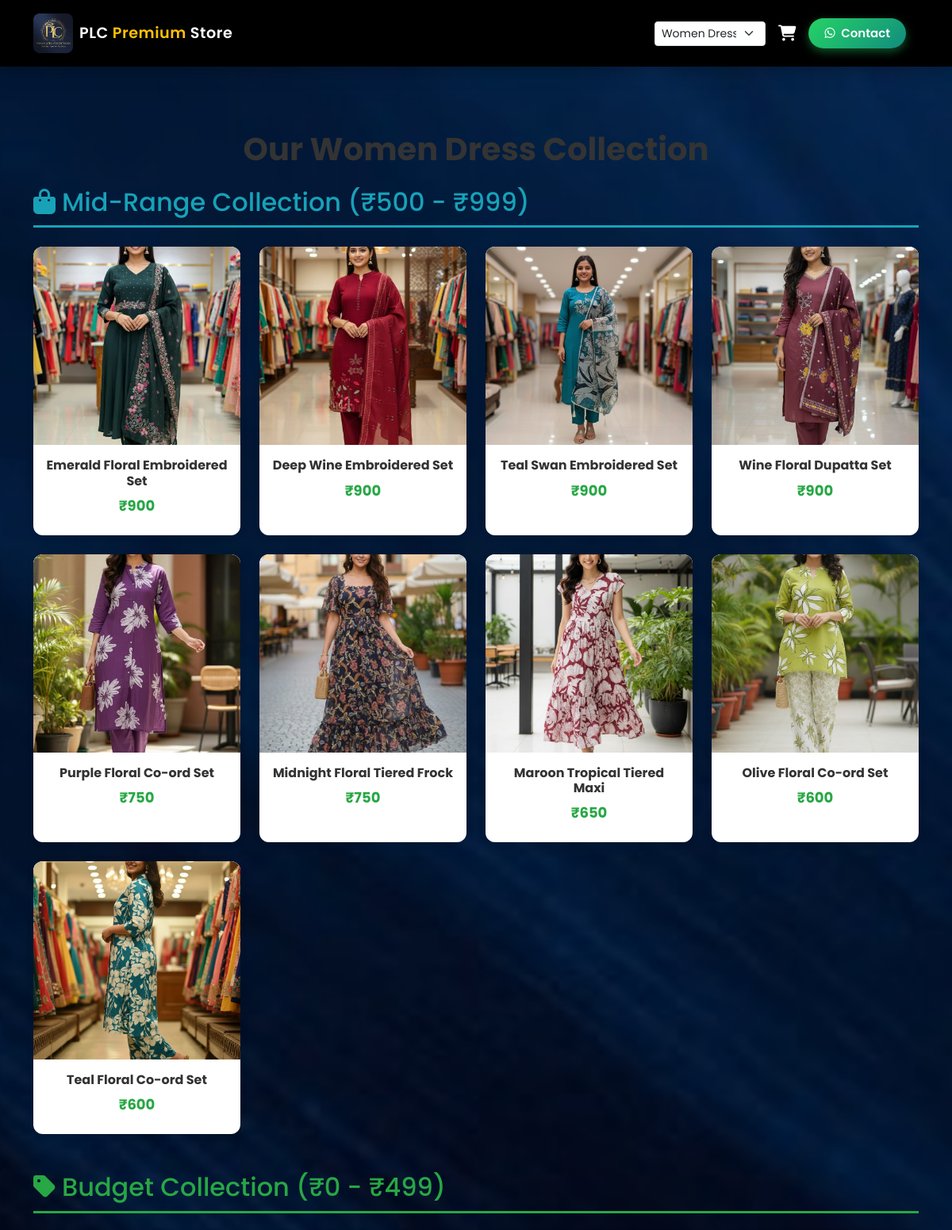
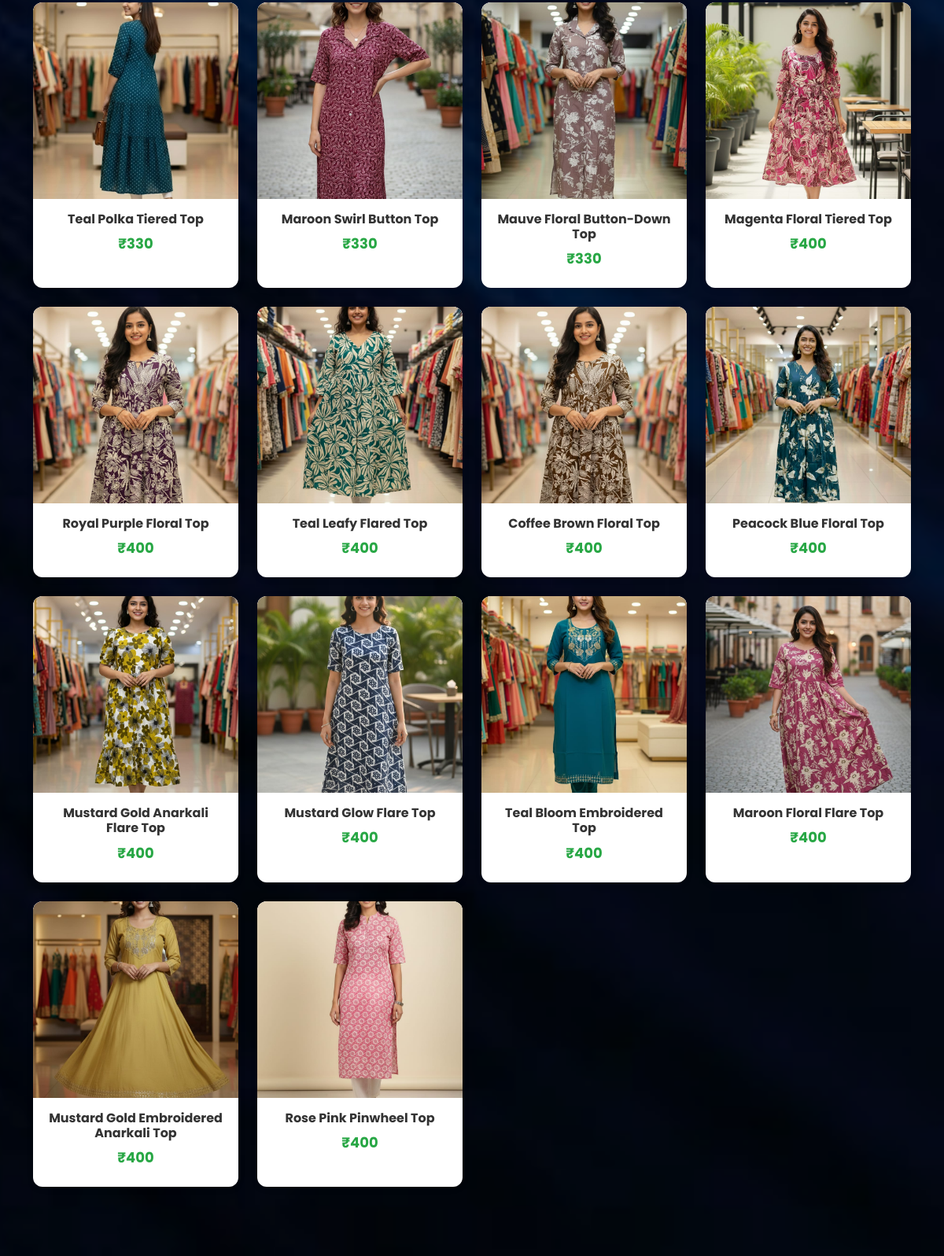
The page / on the database its author committed (2 pictures, top to bottom).
### core/models.py (models this page shows, shortened)
class BaseProduct(models.Model):
    name = models.CharField(max_length=100, default="Product")
    price = models.IntegerField()
    description = models.TextField()
    sizes = models.ManyToManyField(
        Size,
        blank=True,
        related_name="%(class)s_sizes"
    )
    created_at = models.DateTimeField(auto_now_add=True)
    class Meta:
        abstract = True

class Dress(BaseProduct):
    class Meta:
        verbose_name = "Women Dress"
        verbose_name_plural = "Women Dresses"

class DressImage(models.Model):
    dress = models.ForeignKey(
        Dress,
        related_name="images",
        on_delete=models.CASCADE
    )
    image = models.ImageField(upload_to="products/")

### core/views.py (the view)
# urls.py: path('', home, name='home')
def home(request):
    category = request.GET.get('category', 'women')
    if category == 'women':
        products = Dress.objects.prefetch_related("images", "sizes").order_by("-created_at")
    elif category == 'men':
        products = MenProduct.objects.prefetch_related("sizes").order_by("-created_at")
    elif category == 'handmade':
        products = HandmadeItem.objects.prefetch_related("sizes").order_by("-created_at")
    else:
        products = Dress.objects.prefetch_related("images", "sizes").order_by("-created_at")
        category = 'women'
    price_categories = {
        'budget': [],
        'mid_range': [],
        'premium': [],
        'luxury': []
    }
    for product in products:
        if product.price < 500:
            price_categories['budget'].append(product)
        elif product.price < 1000:
            price_categories['mid_range'].append(product)
        elif product.price < 2000:
            price_categories['premium'].append(product)
        else:
            price_categories['luxury'].append(product)
    context = {
        "products": products,  # ✅ Changed from "dresses"
        "price_categories": price_categories,
        "selected_category": category,  # ✅ For dynamic titles & selector
        "categories": [  # ✅ For navbar dropdown
            ("women", "Women Dresses"),
            ("men", "Men Collection"),
            ("handmade", "Hand Made Items")
        ]
    }
    return render(request, "core/home.html", context)

### core/templates/core/home.html (shortened to what this page needs)
{% extends 'core/base.html' %}
{% load static %}
{% block content %}
<div class="home-bg">
    <div class="container mt-5">
        <h1 class="mb-4 text-center" style="font-weight: bold; color: #333;">
            {% if selected_category == 'women' %}
                Our Women Dress Collection
            {% elif selected_category == 'men' %}
                Our Men Collection
            {% elif selected_category == 'handmade' %}
                Our Handmade Collection
            {% else %}
                Our Premium Collection
            {% endif %}
        </h1>
        {% if price_categories.mid_range %}
        <div class="mb-5">
            <h2 class="mb-4" style="color: #17a2b8; border-bottom: 3px solid #17a2b8; padding-bottom: 10px;">
                <i class="fas fa-shopping-bag me-2"></i>Mid-Range Collection (₹500 - ₹999)
            </h2>
            <div class="row g-4">
                {% for product in price_categories.mid_range %}
                    {% include 'core/product_card.html' %}
                {% endfor %}
            </div>
        </div>
        {% endif %}
        {% if price_categories.budget %}
        <div class="mb-5">
            <h2 class="mb-4" style="color: #28a745; border-bottom: 3px solid #28a745; padding-bottom: 10px;">
                <i class="fas fa-tag me-2"></i>Budget Collection (₹0 - ₹499)
            </h2>
            <div class="row g-4">
                {% for product in price_categories.budget %}
                    {% include 'core/product_card.html' %}
                {% endfor %}
            </div>
        </div>
        {% endif %}
    </div>
</div>
{% endblock %}

### core/templates/core/base.html (shortened to what this page needs)
{% load static %}
<!DOCTYPE html>
<html lang="en">
<head>
    <link href="https://cdn.jsdelivr.net/npm/bootstrap@5.3.2/dist/css/bootstrap.min.css" rel="stylesheet">
    <link href="https://cdnjs.cloudflare.com/ajax/libs/font-awesome/6.5.1/css/all.min.css" rel="stylesheet">
    <link rel="stylesheet" href="{% static 'core/css/dress_ui.css' %}">
</head>
<body>
<nav class="navbar navbar-expand-lg premium-navbar fixed-top" style="background: #000 !important;">
    <div class="container">
        <div class="d-flex align-items-center justify-content-between w-100">
            <a class="navbar-brand d-flex align-items-center gap-2" href="/">
                <img src="{% static 'core/images/logo.jpeg' %}" class="site-logo" />
                <span class="fw-semibold site-title">
                    PLC <span class="text-accent">Premium</span> Store
                </span>
            </a>
            <div class="d-flex align-items-center">
                {% if categories %}
                <form method="get" action="/" class="me-3">
                    <select name="category" onchange="this.form.submit()"
                            class="form-select form-select-sm" style="width: 140px;">
                        {% for value, label in categories %}
                        <option value="{{ value }}"
                                {% if selected_category == value %}selected{% endif %}>
                            {{ label }}
                        </option>
                        {% endfor %}
                    </select>
                </form>
                {% endif %}
                <a href="javascript:void(0)"
                   class="nav-link cart-link position-relative me-3"
                   onclick="showCartModal()">
                    <i class="fas fa-shopping-cart fa-lg"></i>
                </a>
                <a href="https://wa.me/919553501265?text=Hi%2C%20I%27m%20interested%20in%20your%20products"
                   target="_blank"
                   class="btn btn-success contact-btn d-none d-lg-inline me-3">
                    <i class="fab fa-whatsapp me-1"></i> Contact
                </a>
            </div>
        </div>
    </div>
</nav>
{% block content %}{% endblock %}
</body>
</html>

### core/templates/core/product_card.html (shortened to what this page needs)
<div class="col-md-6 col-lg-4 col-xl-3">
    <div class="card dress-card h-100"
         onclick="showProductDetails(
            {{ product.id }},
            '{{ product.name|escapejs }}',
            {{ product.price }},
            '{{ product.description|escapejs }}',
            {% comment %} ✅ Unified image logic {% endcomment %}
            {% if product.images.exists %}
                [{% for img in product.images.all %}
                    '{{ img.image.url }}'{% if not forloop.last %},{% endif %}
                {% endfor %}]
            {% elif product.image_urls %}
                {{ product.image_urls|safe }}
            {% else %}
                []
            {% endif %},
            [{% for size in product.sizes.all %}
                '{{ size.name }}'{% if not forloop.last %},{% endif %}
            {% endfor %}]
         )">
        {% if product.images.first %}
            <div class="dress-image-wrapper">
                <img src="{{ product.images.first.image.url }}"
                     class="dress-image"
                     alt="{{ product.name }}">
            </div>
        {% else %}
            <div class="dress-image d-flex align-items-center justify-content-center text-muted">
                No Image
            </div>
        {% endif %}
        <div class="card-body text-center">
            <h6 class="dress-title">{{ product.name }}</h6>
            <p class="dress-price">₹{{ product.price }}</p>
        </div>
    </div>
</div>

### core/static/core/css/dress_ui.css (style rules this page uses)
body { font-family: 'Poppins', sans-serif; background: transparent; padding-top: 76px; margin: 0; }
.home-bg { position: relative; background-image: url("../images/bg1.jpg"); background-size: cover; background-position: center; background-repeat: no-repeat; min-height: 100vh; padding: 40px 0; }
.home-bg::before { content: ""; position: absolute; inset: 0; background: rgba(0, 0, 0, 0.35); }
.home-bg > .container { position: relative; z-index: 1; }
.dress-card { border-radius: 16px; border: none; background: white; cursor: pointer; transition: all 0.3s ease; }
.dress-image { width: 100%; height: 260px; object-fit: cover; background: #eee; }
.dress-title { font-size: 15px; font-weight: 600; }
.dress-price { font-size: 18px; font-weight: 700; color: #28a745; }
.site-logo { width: 50px; height: 50px; border-radius: 8px; object-fit: cover; }
.site-title { font-size: 1.2rem; color: #ffffff; letter-spacing: 0.5px; }
.premium-navbar { background: rgba(15, 15, 15, 0.85); backdrop-filter: blur(10px); -webkit-backdrop-filter: blur(10px); box-shadow: 0 6px 20px rgba(0, 0, 0, 0.25); padding: 0.75rem 0; z-index: 1030; }
.text-accent { color: #ffc107; }
.contact-btn { background: linear-gradient(135deg, #25D366, #128C7E); border: none; padding: 8px 18px; font-weight: 600; border-radius: 30px; color: #fff; box-shadow: 0 4px 12px rgba(37, 211, 102, 0.4); transition: all 0.3s ease; }
.cart-link { color: #ffffff !important; position: relative; }
.cart-link i { color: #ffffff; }
@media (min-width: 992px) { .navbar-brand { margin-right: 40px; } }
@media (min-width: 992px) { .cart-link { margin-right: 18px; } }
@media (min-width: 992px) { .contact-btn { padding: 8px 20px; font-size: 15px; } }

### core/templates/core/home.html (style rules this page uses)
.dress-card { transition: transform 0.3s, box-shadow 0.3s; cursor: pointer; border: none; border-radius: 12px; overflow: hidden; box-shadow: 0 2px 8px rgba(0,0,0,0.1); }
.dress-image { width: 100%; height: 250px; object-fit: cover; background: #f5f5f5; }
.dress-title { font-weight: bold; font-size: 16px; color: #333; margin-bottom: 8px; }
.dress-price { font-size: 18px; font-weight: bold; color: #28a745; margin-bottom: 8px; }

### rows shown on the page
Dress: images.first.image (picture), name "Emerald Floral Embroidered Set", price "900"
Dress: images.first.image (picture), name "Deep Wine Embroidered Set", price "900"
Dress: images.first.image (picture), name "Teal Swan Embroidered Set", price "900"
Dress: images.first.image (picture), name "Wine Floral Dupatta Set", price "900"
Dress: images.first.image (picture), name "Purple Floral Co-ord Set", price "750"
Dress: images.first.image (picture), name "Midnight Floral Tiered Frock", price "750"
Dress: images.first.image (picture), name "Maroon Tropical Tiered Maxi", price "650"
Dress: images.first.image (picture), name "Olive Floral Co-ord Set", price "600"
Dress: images.first.image (picture), name "Teal Floral Co-ord Set", price "600"
Dress: images.first.image (picture), name "Teal Polka Tiered Top", price "330"
Dress: images.first.image (picture), name "Maroon Swirl Button Top", price "330"
Dress: images.first.image (picture), name "Mauve Floral Button-Down Top", price "330"
Dress: images.first.image (picture), name "Magenta Floral Tiered Top", price "400"
Dress: images.first.image (picture), name "Royal Purple Floral Top", price "400"
Dress: images.first.image (picture), name "Teal Leafy Flared Top", price "400"
Dress: images.first.image (picture), name "Coffee Brown Floral Top", price "400"
Dress: images.first.image (picture), name "Peacock Blue Floral Top", price "400"
Dress: images.first.image (picture), name "Mustard Gold Anarkali Flare Top", price "400"
Dress: images.first.image (picture), name "Mustard Glow Flare Top", price "400"
Dress: images.first.image (picture), name "Teal Bloom Embroidered Top", price "400"
Dress: images.first.image (picture), name "Maroon Floral Flare Top", price "400"
Dress: images.first.image (picture), name "Mustard Gold Embroidered Anarkali Top", price "400"
Dress: images.first.image (picture), name "Rose Pink Pinwheel Top", price "400"

### other values the page prints
form field category "Women Dresses"
